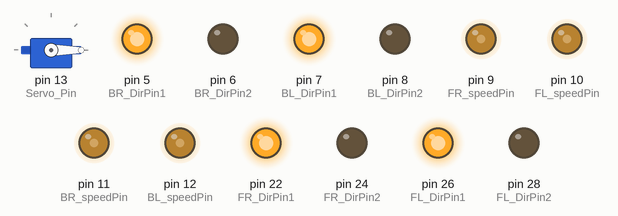
The sketch below on a simulated Arduino Mega 2560, built with avr-gcc and run on an emulated ATmega2560. On the bench: servo, output pins drawn as LEDs (lit = HIGH).

Above: at 0.1 s.
At 4.1 s:
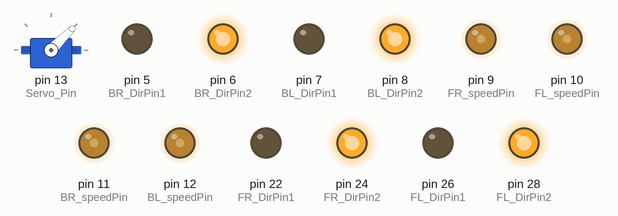
At 8.1 s:
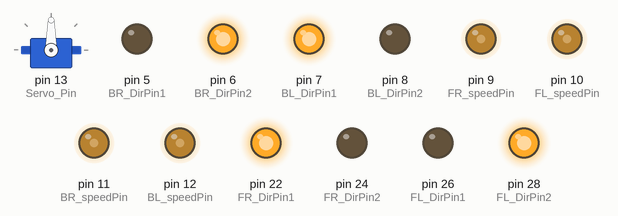
At 18.1 s:
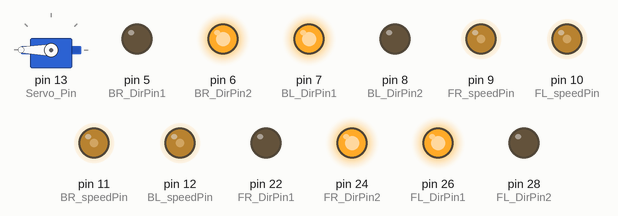
At 28.1 s:
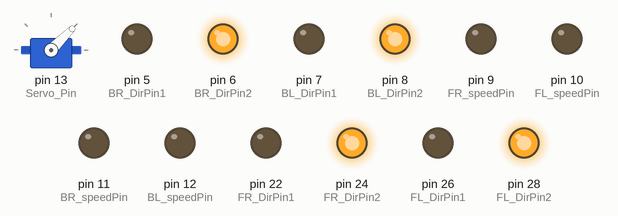
At 38.1 s:
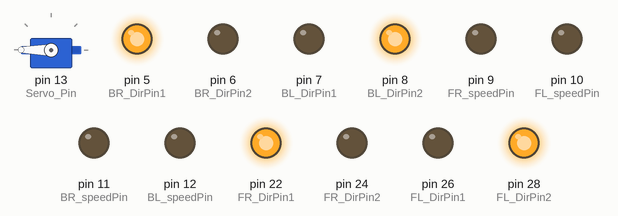
Timing chart, 0 to 39.6 s (numbered marks = the images above):
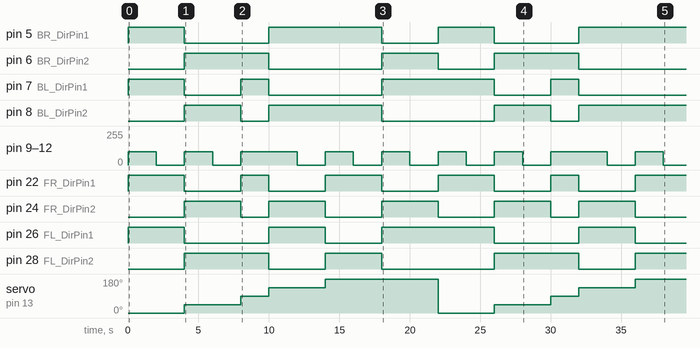

The sketch:

WRO_FuEn_2023_TSI.ino
```cpp
//Define Motercontrol Pins
#define FR_speedPin  9  //Pin  9 = Right ENA
#define FR_DirPin1  22  //Pin 22 = Right IN1
#define FR_DirPin2  24  //Pin 24 = Right IN2

#define FL_speedPin 10  //Pin 10 = Right ENB
#define FL_DirPin1  26  //Pin 26 = Right IN3
#define FL_DirPin2  28  //Pin 28 = Right IN4

#define BR_speedPin 11  //Pin 11 = Left  ENA
#define BR_DirPin1   5  //Pin  5 = Left  IN1
#define BR_DirPin2   6  //Pin  6 = Left  IN2

#define BL_speedPin 12  //Pin 12 = Left  ENB
#define BL_DirPin1   7  //Pin  7 = Left  IN3
#define BL_DirPin2   8  //Pin  8 = Left  IN4

//Define Servo Pins
#include <Servo.h>
#define Servo_Pin   13  //Pin 13 = Servo AIM
Servo head;

//Define IR Sensor Pins
#define IR_Sensor_1 A4  //Pin A4 = IR Tracker 1
#define IR_Sensor_2 A3  //Pin A3 = IR Tracker 2
#define IR_Sensor_3 A2  //Pin A2 = IR Tracker 3
#define IR_Sensor_4 A1  //Pin A1 = IR Tracker 4
#define IR_Sensor_5 A0  //Pin A0 = IR Tracker 5

//Define Variables
#define SPEED 100
#define servo_alignment 90

//Initialize Pins
void init_GPIO() {
  pinMode(FR_speedPin, OUTPUT);
  pinMode(FR_DirPin1, OUTPUT);
  pinMode(FR_DirPin2, OUTPUT);

  pinMode(FL_speedPin, OUTPUT);
  pinMode(FL_DirPin1, OUTPUT);
  pinMode(FL_DirPin2, OUTPUT);

  pinMode(BR_speedPin, OUTPUT);
  pinMode(BR_DirPin1, OUTPUT);
  pinMode(BR_DirPin2, OUTPUT);

  pinMode(BL_speedPin, OUTPUT);
  pinMode(BL_DirPin1, OUTPUT);
  pinMode(BL_DirPin2, OUTPUT);

  head.attach(Servo_Pin);

  pinMode(IR_Sensor_1, INPUT);
  pinMode(IR_Sensor_2, INPUT);
  pinMode(IR_Sensor_3, INPUT);
  pinMode(IR_Sensor_4, INPUT);
  pinMode(IR_Sensor_5, INPUT);

  stop();
}

/* Define single moter control
  If driving forward   set DirPin1 to LOW  and DirPin2 to HIGH
  If driving backwards set DirPin1 to HIGH and DirPin2 to LOW
  Don't forget setting speed to speedPin
*/

void FR_fwd(int speed) {
  digitalWrite(FR_DirPin1, LOW);
  digitalWrite(FR_DirPin2, HIGH);
  analogWrite(FR_speedPin, speed);
}
void FR_bck(int speed) {
  digitalWrite(FR_DirPin1, HIGH);
  digitalWrite(FR_DirPin2, LOW);
  analogWrite(FR_speedPin, speed);
}

void FL_fwd(int speed) {
  digitalWrite(FL_DirPin1, LOW);
  digitalWrite(FL_DirPin2, HIGH);
  analogWrite(FL_speedPin, speed);
}
void FL_bck(int speed) {
  digitalWrite(FL_DirPin1, HIGH);
  digitalWrite(FL_DirPin2, LOW);
  analogWrite(FL_speedPin, speed);
}

void BR_fwd(int speed) {
  digitalWrite(BR_DirPin1, LOW);
  digitalWrite(BR_DirPin2, HIGH);
  analogWrite(BR_speedPin, speed);
}
void BR_bck(int speed) {
  digitalWrite(BR_DirPin1, HIGH);
  digitalWrite(BR_DirPin2, LOW);
  analogWrite(BR_speedPin, speed);
}

void BL_fwd(int speed) {
  digitalWrite(BL_DirPin1, LOW);
  digitalWrite(BL_DirPin2, HIGH);
  analogWrite(BL_speedPin, speed);
}
void BL_bck(int speed) {
  digitalWrite(BL_DirPin1, HIGH);
  digitalWrite(BL_DirPin2, LOW);
  analogWrite(BL_speedPin, speed);
}

/*
  motercontrol
*/

void go_advance(int speed) {
  FR_bck(speed);
  FL_bck(speed);
  BR_bck(speed);
  BL_bck(speed);
}

void go_back(int speed) {
  FR_fwd(speed);
  FL_fwd(speed);
  BR_fwd(speed);
  BL_fwd(speed);
}

void shift_right(int speed) {
  FR_bck(speed);
  FL_fwd(speed);
  BR_fwd(speed);
  BL_bck(speed);
}

void shift_left(int speed) {
  FR_fwd(speed);
  FL_bck(speed);
  BR_bck(speed);
  BL_fwd(speed);
}

void clockwise(int speed) {
  FR_bck(speed);
  FL_fwd(speed);
  BR_bck(speed);
  BL_fwd(speed);
}

void counterclockwise(int speed) {
  FR_fwd(speed);
  FL_bck(speed);
  BR_fwd(speed);
  BL_bck(speed);
}

//Define Stop
void stop() {
  analogWrite(FR_speedPin, 0);
  analogWrite(FL_speedPin, 0);
  analogWrite(BR_speedPin, 0);
  analogWrite(BL_speedPin, 0);
}

void test_everything(int speed) {
  head.write(0);
  go_advance(speed);
  delay(2000);
  stop();
  delay(2000);
  head.write(45);
  go_back(speed);
  delay(2000);
  stop();
  delay(2000);
  head.write(90);
  shift_right(speed);
  delay(2000);
  stop();
  head.write(135);
  shift_left(speed);
  delay(2000);
  stop();
  delay(2000);
  head.write(180);
  clockwise(speed);
  delay(2000);
  stop();
  delay(2000);
  counterclockwise(speed);
  delay(2000);
  stop();
  delay(2000);
}

void setup() {
  init_GPIO();
  head.write(servo_alignment);
}

void loop() {
  test_everything(SPEED);
}
```

Measured:
- by itself, pin 5 (BR_DirPin1): goes HIGH 4.0 s, LOW 6.0 s, HIGH 8.0 s, LOW 4.0 s, HIGH 4.0 s, LOW 6.0 s, then HIGH
- by itself, pin 6 (BR_DirPin2): goes HIGH 6.0 s, LOW 8.0 s, HIGH 4.0 s, LOW 4.0 s, HIGH 6.0 s, then LOW
- by itself, pin 7 (BL_DirPin1): LOW → HIGH at 0.00 s, → LOW 4.0 s later, → HIGH 4.0 s later, → LOW 2.0 s later, … (8 changes in this stretch)
- by itself, pin 8 (BL_DirPin2): goes HIGH 4.0 s, LOW 2.0 s, HIGH 8.0 s, LOW 8.0 s, HIGH 4.0 s, LOW 2.0 s, then HIGH
- by itself, pin 22 (FR_DirPin1): LOW → HIGH at 0.00 s, → LOW 4.0 s later, → HIGH 4.0 s later, → LOW 2.0 s later, … (11 changes in this stretch)
- by itself, pin 24 (FR_DirPin2): LOW → HIGH at 4.0 s, → LOW 4.0 s later, → HIGH 2.0 s later, → LOW 4.0 s later, … (10 changes in this stretch)
- by itself, pin 26 (FL_DirPin1): LOW → HIGH at 0.00 s, → LOW 4.0 s later, → HIGH 6.0 s later, → LOW 4.0 s later, … (8 changes in this stretch)
- by itself, pin 28 (FL_DirPin2): goes HIGH 6.0 s, LOW 4.0 s, HIGH 4.0 s, LOW 8.0 s, HIGH 6.0 s, LOW 4.0 s, then HIGH
